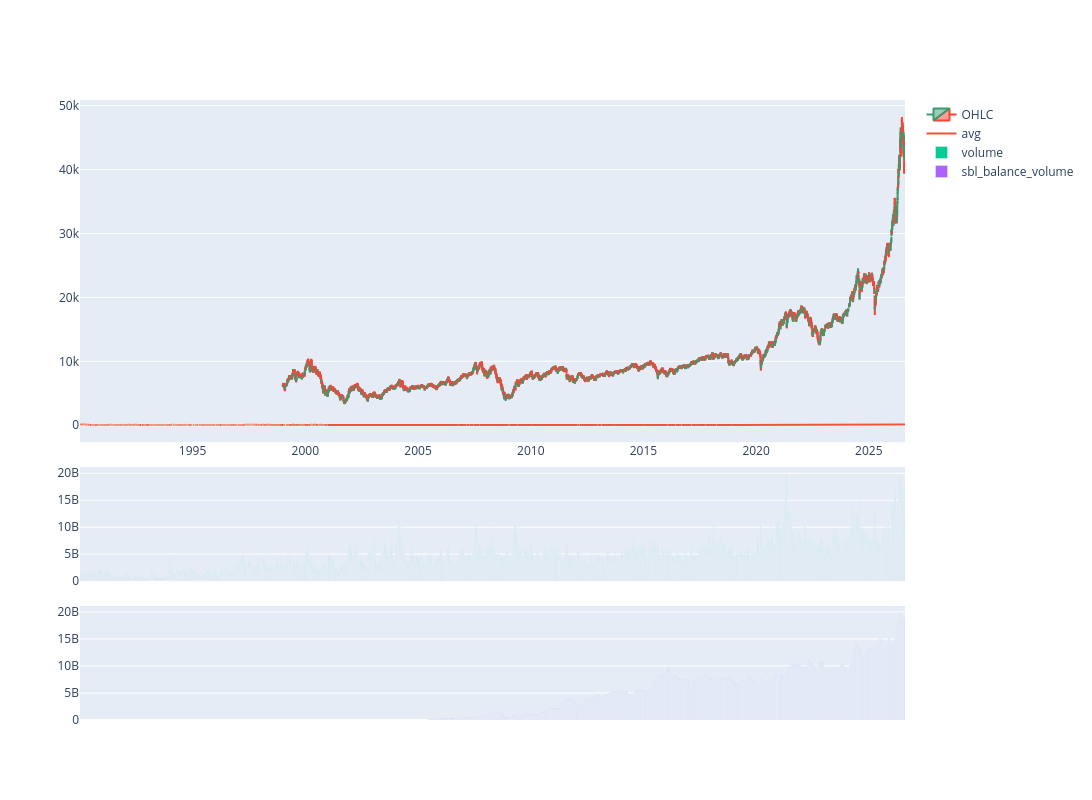

Notebook source saved alongside this figure:
### Code cell
import plotly.graph_objects as go

# 1. Calculate specific grid positions (domains) for your subplots
num_subplots = 1 + len(vol_cols)
spacing = 0.04  # Blank padding gap between plot rows
available_height = 1.0 - (spacing * (num_subplots - 1))

# Allocate 60% of the canvas height to the main OHLC chart, split the rest evenly
ohlc_weight = 0.60
vol_weight = (1.0 - ohlc_weight) / len(vol_cols) if vol_cols else 0.40

# Generate coordinates for your separate rows
domains = []
current_bottom = 0.0
for i in range(len(vol_cols)):
    domains.append([current_bottom, current_bottom + (available_height * vol_weight)])
    current_bottom += (available_height * vol_weight) + spacing
domains.append([current_bottom, 1.0])  # Top plot gets the remainder up to 1.0

# Reverse so index matches row numbering from top to bottom
domains.reverse()

# 2. Initialize a blank Figure instead of using breakable subplots
fig = go.Figure()

# 3. Add the Candlestick chart to the top row domain
fig.add_trace(
    go.Candlestick(
        x=df["date"],
        open=df["open"],
        high=df["high"],
        low=df["low"],
        close=df["close"],
        name="OHLC",
        xaxis="x",         # Shared single tracking axis
        yaxis="y",         # Mapped to top row position
        # hoverinfo="none",
    )
)
fig.add_trace(
    go.Scatter(
        x=df["date"],
        y=df['turnover']/df['volume'],
        name='avg',
        xaxis="x",         # Shared single tracking axis
        yaxis="y",         # Mapped to top row position
    )
)

# 4. Add the volume bar charts to lower row domains
for i, c in enumerate(vol_cols):
    fig.add_trace(
        go.Bar(
            x=df["date"],
            y=df[str(c)],
            name=str(c),
            xaxis="x",                 # Linked to the exact same x axis for spikelines
            yaxis=f"y{i+2}",           # Distributed to separate Y variables
            # width=1000
        )
    )

# 5. Inject layout parameters and activate the spanning line engine
layout_kwargs = {
    "xaxis_rangeslider_visible": False,
    "width": 1200,
    "height": 800,
    "hovermode": "x",           # Joins labels under one crosshair coordinate
    "hoverlabel": dict(
        bgcolor="rgba(255, 255, 255, 0.1)",  # White background with 60% opacity
        bordercolor="rgba(0, 0, 0, 0.2)",     # Faint border line
        font=dict(color="black")              # Text color inside the box
    ),
    "xaxis": dict(
        showspikes=True,               # Turns on vertical crosshairs
        spikemode="across",            # Instructs line to span the entire screen height
        spikesnap="cursor",            # Pins line directly beneath your cursor
        spikethickness=0.5,
        spikedash="dash",
        spikecolor="gray",
    ),
    "yaxis": dict(
        showspikes=True,               # Turns on vertical crosshairs
        spikemode="across",            # Instructs line to span the entire screen height
        spikesnap="cursor",            # Pins line directly beneath your cursor
        spikethickness=0.5,
        spikedash="dash",
        spikecolor="gray",
        domain=domains[0]
    ),  # Apply the computed top layout space
}

# Bind individual layout domains to keep rows physically separated
for i in range(len(vol_cols)):
    layout_kwargs[f"yaxis{i+2}"] = layout_kwargs['yaxis'].copy()
    layout_kwargs[f"yaxis{i+2}"]['domain'] = domains[i+1]

fig.update_layout(**layout_kwargs)

# 6. Apply your rangebreaks directly to the single unified x-axis
fig.update_xaxes(
    rangebreaks=[
        dict(bounds=["sat", "mon"], pattern="day of week")
    ]
)

fig.show()

### Figure 1 — Plotly figure (JSON) as saved in the notebook; plotly's stock layout.template omitted (floating-point values rounded to 4 significant figures; data arrays with more than 128 entries replaced by an {"elided": "..."} marker saying what was removed)
{"data": [{"close": {"elided": "9397 float values"}, "high": {"elided": "9397 float values"}, "low": {"elided": "9397 float values"}, "name": "OHLC", "open": {"elided": "9397 float values"}, "type": "candlestick", "x": {"elided": "9397 str values"}, "xaxis": "x", "yaxis": "y"}, {"name": "avg", "type": "scatter", "x": {"elided": "9397 str values"}, "xaxis": "x", "y": {"elided": "9397 float values"}, "yaxis": "y"}, {"name": "volume", "type": "bar", "x": {"elided": "9397 str values"}, "xaxis": "x", "y": {"elided": "9397 float values"}, "yaxis": "y2"}, {"name": "sbl_balance_volume", "type": "bar", "x": {"elided": "9397 str values"}, "xaxis": "x", "y": {"elided": "9397 float values"}, "yaxis": "y3"}], "layout": {"height": 800, "hoverlabel": {"bgcolor": "rgba(255, 255, 255, 0.1)", "bordercolor": "rgba(0, 0, 0, 0.2)", "font": {"color": "black"}}, "hovermode": "x", "width": 1200, "xaxis": {"rangebreaks": [{"bounds": ["sat", "mon"], "pattern": "day of week"}], "rangeslider": {"visible": false}, "showspikes": true, "spikecolor": "gray", "spikedash": "dash", "spikemode": "across", "spikesnap": "cursor", "spikethickness": 0.5}, "yaxis": {"domain": [0.448, 1], "showspikes": true, "spikecolor": "gray", "spikedash": "dash", "spikemode": "across", "spikesnap": "cursor", "spikethickness": 0.5}, "yaxis2": {"domain": [0.224, 0.408], "showspikes": true, "spikecolor": "gray", "spikedash": "dash", "spikemode": "across", "spikesnap": "cursor", "spikethickness": 0.5}, "yaxis3": {"domain": [0, 0.184], "showspikes": true, "spikecolor": "gray", "spikedash": "dash", "spikemode": "across", "spikesnap": "cursor", "spikethickness": 0.5}}}
